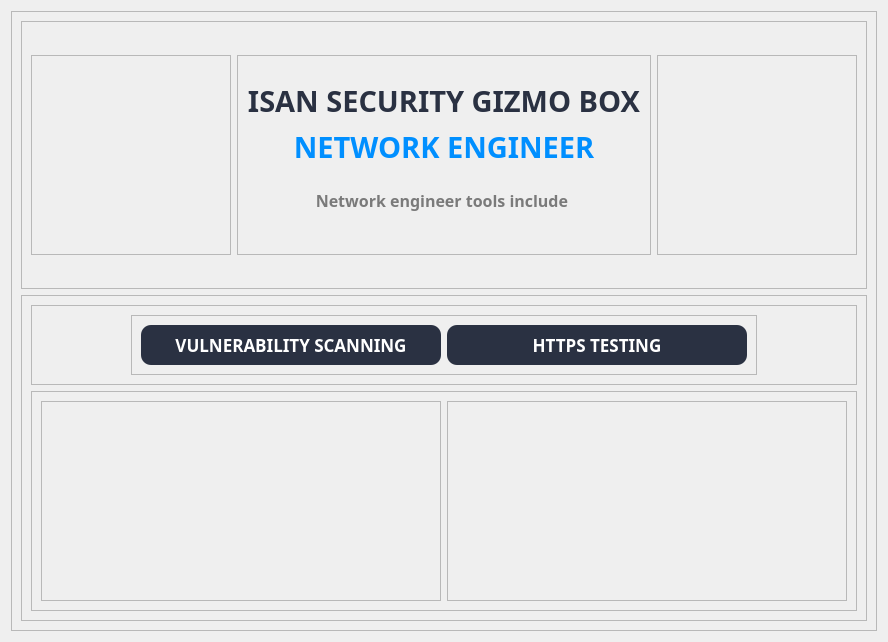
                 <widget class="QWidget" name="page_networklUser">
                  <layout class="QHBoxLayout" name="horizontalLayout_22">
                   <item>
                    <widget class="QFrame" name="frame_54">
                     <property name="minimumSize">
                      <size>
                       <width>0</width>
                       <height>620</height>
                      </size>
                     </property>
                     <property name="maximumSize">
                      <size>
                       <width>1050</width>
                       <height>620</height>
                      </size>
                     </property>
                     <property name="frameShape">
                      <enum>QFrame::StyledPanel</enum>
                     </property>
                     <property name="frameShadow">
                      <enum>QFrame::Raised</enum>
                     </property>
                     <layout class="QVBoxLayout" name="verticalLayout_41">
                      <item>
                       <widget class="QFrame" name="frame_55">
                        <property name="maximumSize">
                         <size>
                          <width>1050</width>
                          <height>500</height>
                         </size>
                        </property>
                        <property name="frameShape">
                         <enum>QFrame::StyledPanel</enum>
                        </property>
                        <property name="frameShadow">
                         <enum>QFrame::Raised</enum>
                        </property>
                        <layout class="QHBoxLayout" name="horizontalLayout_23">
                         <item>
                          <widget class="QFrame" name="frame_57">
                           <property name="minimumSize">
                            <size>
                             <width>200</width>
                             <height>200</height>
                            </size>
                           </property>
                           <property name="maximumSize">
                            <size>
                             <width>200</width>
                             <height>200</height>
                            </size>
                           </property>
                           <property name="frameShape">
                            <enum>QFrame::StyledPanel</enum>
                           </property>
                           <property name="frameShadow">
                            <enum>QFrame::Raised</enum>
                           </property>
                           <layout class="QHBoxLayout" name="horizontalLayout_36">
                            <item>
                             <widget class="QLabel" name="image_firewall">
                              <property name="maximumSize">
                               <size>
                                <width>200</width>
                                <height>200</height>
                               </size>
                              </property>
                              <property name="styleSheet">
                               <string notr="true">background-image: url(D:/ISAN Security Gizmo Box/assets/images/firewall.png);</string>
                              </property>
                              <property name="text">
                               <string/>
                              </property>
                              <property name="pixmap">
                               <pixmap resource="../resource.qrc">:/images/images/firewall.png</pixmap>
                              </property>
                              <property name="scaledContents">
                               <bool>true</bool>
                              </property>
                             </widget>
                            </item>
                           </layout>
                          </widget>
                         </item>
                         <item>
                          <widget class="QFrame" name="frame_59">
                           <property name="maximumSize">
                            <size>
                             <width>1050</width>
                             <height>200</height>
                            </size>
                           </property>
                           <property name="frameShape">
                            <enum>QFrame::StyledPanel</enum>
                           </property>
                           <property name="frameShadow">
                            <enum>QFrame::Raised</enum>
                           </property>
                           <layout class="QVBoxLayout" name="verticalLayout_42">
                            <item alignment="Qt::AlignBottom">
                             <widget class="QLabel" name="label_isanSec_nwu">
                              <property name="font">
                               <font>
                                <family>Bahnschrift SemiBold</family>
                                <pointsize>22</pointsize>
                                <weight>75</weight>
                                <bold>true</bold>
                               </font>
                              </property>
                              <property name="styleSheet">
                               <string notr="true">color: rgb(42, 49, 66);</string>
                              </property>
                              <property name="text">
                               <string>ISAN SECURITY GIZMO BOX</string>
                              </property>
                              <property name="alignment">
                               <set>Qt::AlignCenter</set>
                              </property>
                             </widget>
                            </item>
                            <item alignment="Qt::AlignTop">
                             <widget class="QLabel" name="label_networkUser">
                              <property name="font">
                               <font>
                                <family>Bahnschrift SemiBold</family>
                                <pointsize>22</pointsize>
                                <weight>75</weight>
                                <bold>true</bold>
                               </font>
                              </property>
                              <property name="styleSheet">
                               <string notr="true">color: rgba(0,143,255,255);</string>
                              </property>
                              <property name="text">
                               <string>NETWORK ENGINEER</string>
                              </property>
                              <property name="alignment">
                               <set>Qt::AlignCenter</set>
                              </property>
                             </widget>
                            </item>
                            <item alignment="Qt::AlignTop">
                             <widget class="QLabel" name="label_description_nwu">
                              <property name="font">
                               <font>
                                <family>Bahnschrift SemiBold</family>
                                <pointsize>12</pointsize>
                                <weight>75</weight>
                                <bold>true</bold>
                               </font>
                              </property>
                              <property name="styleSheet">
                               <string notr="true"> color: rgba(122,122,122,255);</string>
                              </property>
                              <property name="text">
                               <string>Network engineer tools include </string>
                              </property>
                              <property name="alignment">
                               <set>Qt::AlignCenter</set>
                              </property>
                             </widget>
                            </item>
                           </layout>
                          </widget>
                         </item>
                         <item>
                          <widget class="QFrame" name="frame_58">
                           <property name="minimumSize">
                            <size>
                             <width>200</width>
                             <height>200</height>
                            </size>
                           </property>
                           <property name="maximumSize">
                            <size>
                             <width>200</width>
                             <height>200</height>
                            </size>
                           </property>
                           <property name="frameShape">
                            <enum>QFrame::StyledPanel</enum>
                           </property>
                           <property name="frameShadow">
                            <enum>QFrame::Raised</enum>
                           </property>
                           <layout class="QHBoxLayout" name="horizontalLayout_37">
                            <item>
                             <widget class="QLabel" name="image_http">
                              <property name="maximumSize">
                               <size>
                                <width>200</width>
                                <height>200</height>
                               </size>
                              </property>
                              <property name="styleSheet">
                               <string notr="true">background-image: url(D:/ISAN Security Gizmo Box/assets/images/https.png);</string>
                              </property>
                              <property name="text">
                               <string/>
                              </property>
                              <property name="pixmap">
                               <pixmap resource="../resource.qrc">:/images/images/https.png</pixmap>
                              </property>
                              <property name="scaledContents">
                               <bool>true</bool>
                              </property>
                             </widget>
                            </item>
                           </layout>
                          </widget>
                         </item>
                        </layout>
                       </widget>
                      </item>
                      <item>
                       <widget class="QFrame" name="frame_56">
                        <property name="frameShape">
                         <enum>QFrame::StyledPanel</enum>
                        </property>
                        <property name="frameShadow">
                         <enum>QFrame::Raised</enum>
                        </property>
                        <layout class="QVBoxLayout" name="verticalLayout_43">
                         <item>
                          <widget class="QFrame" name="frame_61">
                           <property name="frameShape">
                            <enum>QFrame::StyledPanel</enum>
                           </property>
                           <property name="frameShadow">
                            <enum>QFrame::Raised</enum>
                           </property>
                           <layout class="QVBoxLayout" name="verticalLayout_44">
                            <item alignment="Qt::AlignHCenter|Qt::AlignTop">
                             <widget class="QFrame" name="frame_62">
                              <property name="frameShape">
                               <enum>QFrame::StyledPanel</enum>
                              </property>
                              <property name="frameShadow">
                               <enum>QFrame::Raised</enum>
                              </property>
                              <layout class="QHBoxLayout" name="horizontalLayout_25">
                               <item>
                                <widget class="QPushButton" name="btn_vulner">
                                 <property name="minimumSize">
                                  <size>
                                   <width>300</width>
                                   <height>40</height>
                                  </size>
                                 </property>
                                 <property name="maximumSize">
                                  <size>
                                   <width>200</width>
                                   <height>40</height>
                                  </size>
                                 </property>
                                 <property name="font">
                                  <font>
                                   <family>Bahnschrift SemiBold</family>
                                   <pointsize>13</pointsize>
                                   <weight>75</weight>
                                   <bold>true</bold>
                                  </font>
                                 </property>
                                 <property name="cursor">
                                  <cursorShape>PointingHandCursor</cursorShape>
                                 </property>
                                 <property name="styleSheet">
                                  <string notr="true"> QPushButton{
	    background-color: rgb(42, 49, 66);
        border-radius: 5px;
		color: rgb(255, 255, 255);
    }
 QPushButton{
        border-radius: 10px;
    }
QPushButton:hover {
	 border-radius: 10px;
	 background-color: rgba(0,143,255,255);
}
QPushButton:pressed {
	background-color: rgb(120, 120, 120);
	color: rgb(255, 255, 255);
}
</string>
                                 </property>
                                 <property name="text">
                                  <string>VULNERABILITY SCANNING</string>
                                 </property>
                                </widget>
                               </item>
                               <item>
                                <widget class="QPushButton" name="btn_https">
                                 <property name="minimumSize">
                                  <size>
                                   <width>300</width>
                                   <height>40</height>
                                  </size>
                                 </property>
                                 <property name="maximumSize">
                                  <size>
                                   <width>200</width>
                                   <height>40</height>
                                  </size>
                                 </property>
                                 <property name="font">
                                  <font>
                                   <family>Bahnschrift SemiBold</family>
                                   <pointsize>13</pointsize>
                                   <weight>75</weight>
                                   <bold>true</bold>
                                  </font>
                                 </property>
                                 <property name="cursor">
                                  <cursorShape>PointingHandCursor</cursorShape>
                                 </property>
                                 <property name="styleSheet">
                                  <string notr="true"> QPushButton{
	    background-color: rgb(42, 49, 66);
        border-radius: 5px;
		color: rgb(255, 255, 255);
    }
 QPushButton{
        border-radius: 10px;
    }
QPushButton:hover {
	 border-radius: 10px;
	 background-color: rgba(0,143,255,255);
}
QPushButton:pressed {
	background-color: rgb(120, 120, 120);
	color: rgb(255, 255, 255);
}
</string>
                                 </property>
                                 <property name="text">
                                  <string>HTTPS TESTING</string>
                                 </property>
                                </widget>
                               </item>
                              </layout>
                             </widget>
                            </item>
                           </layout>
                          </widget>
                         </item>
                         <item>
                          <widget class="QFrame" name="frame_60">
                           <property name="frameShape">
                            <enum>QFrame::StyledPanel</enum>
                           </property>
                           <property name="frameShadow">
                            <enum>QFrame::Raised</enum>
                           </property>
                           <layout class="QHBoxLayout" name="horizontalLayout_24">
                            <item>
                             <widget class="QFrame" name="frame_63">
                              <property name="maximumSize">
                               <size>
                                <width>1050</width>
                                <height>200</height>
                               </size>
                              </property>
                              <property name="frameShape">
                               <enum>QFrame::StyledPanel</enum>
                              </property>
                              <property name="frameShadow">
                               <enum>QFrame::Raised</enum>
                              </property>
                              <layout class="QHBoxLayout" name="horizontalLayout_38">
                               <item>
                                <widget class="QLabel" name="image_star_2">
                                 <property name="minimumSize">
                                  <size>
                                   <width>200</width>
                                   <height>200</height>
                                  </size>
                                 </property>
                                 <property name="maximumSize">
                                  <size>
                                   <width>200</width>
                                   <height>200</height>
                                  </size>
                                 </property>
                                 <property name="styleSheet">
                                  <string notr="true">background-image: url(D:/ISAN Security Gizmo Box/assets/images/star.png);</string>
                                 </property>
                                 <property name="text">
                                  <string/>
                                 </property>
                                 <property name="pixmap">
                                  <pixmap resource="../resource.qrc">:/images/images/star.png</pixmap>
                                 </property>
                                 <property name="scaledContents">
                                  <bool>true</bool>
                                 </property>
                                </widget>
                               </item>
                              </layout>
                             </widget>
                            </item>
                            <item>
                             <widget class="QFrame" name="frame_64">
                              <property name="maximumSize">
                               <size>
                                <width>1050</width>
                                <height>200</height>
                               </size>
                              </property>
                              <property name="frameShape">
                               <enum>QFrame::StyledPanel</enum>
                              </property>
                              <property name="frameShadow">
                               <enum>QFrame::Raised</enum>
                              </property>
                              <layout class="QHBoxLayout" name="horizontalLayout_39">
                               <item>
                                <widget class="QLabel" name="image_correct">
                                 <property name="minimumSize">
                                  <size>
                                   <width>200</width>
                                   <height>200</height>
                                  </size>
                                 </property>
                                 <property name="maximumSize">
                                  <size>
                                   <width>200</width>
                                   <height>200</height>
                                  </size>
                                 </property>
                                 <property name="styleSheet">
                                  <string notr="true">background-image: url(D:/ISAN Security Gizmo Box/assets/images/correct.png);</string>
                                 </property>
                                 <property name="text">
                                  <string/>
                                 </property>
                                 <property name="pixmap">
                                  <pixmap resource="../resource.qrc">:/images/images/correct.png</pixmap>
                                 </property>
                                 <property name="scaledContents">
                                  <bool>true</bool>
                                 </property>
                                </widget>
                               </item>
                              </layout>
                             </widget>
                            </item>
                           </layout>
                          </widget>
                         </item>
                        </layout>
                       </widget>
                      </item>
                     </layout>
                    </widget>
                   </item>
                  </layout>
                 </widget>
